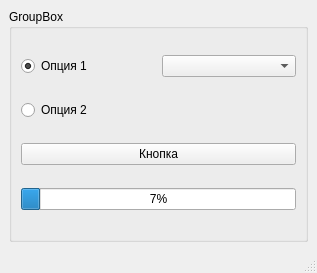
<?xml version="1.0" encoding="UTF-8"?>
<ui version="4.0">
 <class>MainWindow</class>
 <widget class="QMainWindow" name="MainWindow">
  <property name="geometry">
   <rect>
    <x>0</x>
    <y>0</y>
    <width>317</width>
    <height>273</height>
   </rect>
  </property>
  <property name="windowTitle">
   <string>Задание 08_task_0401</string>
  </property>
  <widget class="QWidget" name="centralwidget">
   <layout class="QGridLayout" name="gridLayout">
    <item row="0" column="0">
     <widget class="QGroupBox" name="gb_main">
      <property name="title">
       <string>GroupBox</string>
      </property>
      <layout class="QGridLayout" name="gridLayout_2">
       <item row="0" column="0">
        <widget class="QRadioButton" name="rBtn_1">
         <property name="text">
          <string>Опция 1</string>
         </property>
         <property name="checked">
          <bool>true</bool>
         </property>
        </widget>
       </item>
       <item row="0" column="1">
        <widget class="QComboBox" name="list_1"/>
       </item>
       <item row="1" column="0">
        <widget class="QRadioButton" name="rBtn_2">
         <property name="text">
          <string>Опция 2</string>
         </property>
        </widget>
       </item>
       <item row="2" column="0" colspan="2">
        <widget class="QPushButton" name="pBtn_1">
         <property name="text">
          <string>Кнопка</string>
         </property>
        </widget>
       </item>
       <item row="3" column="0" colspan="2">
        <widget class="QProgressBar" name="pBar_1">
         <property name="value">
          <number>7</number>
         </property>
        </widget>
       </item>
      </layout>
     </widget>
    </item>
   </layout>
  </widget>
  <widget class="QMenuBar" name="menubar">
   <property name="geometry">
    <rect>
     <x>0</x>
     <y>0</y>
     <width>317</width>
     <height>22</height>
    </rect>
   </property>
  </widget>
  <widget class="QStatusBar" name="statusbar"/>
 </widget>
 <resources/>
 <connections/>
</ui>
